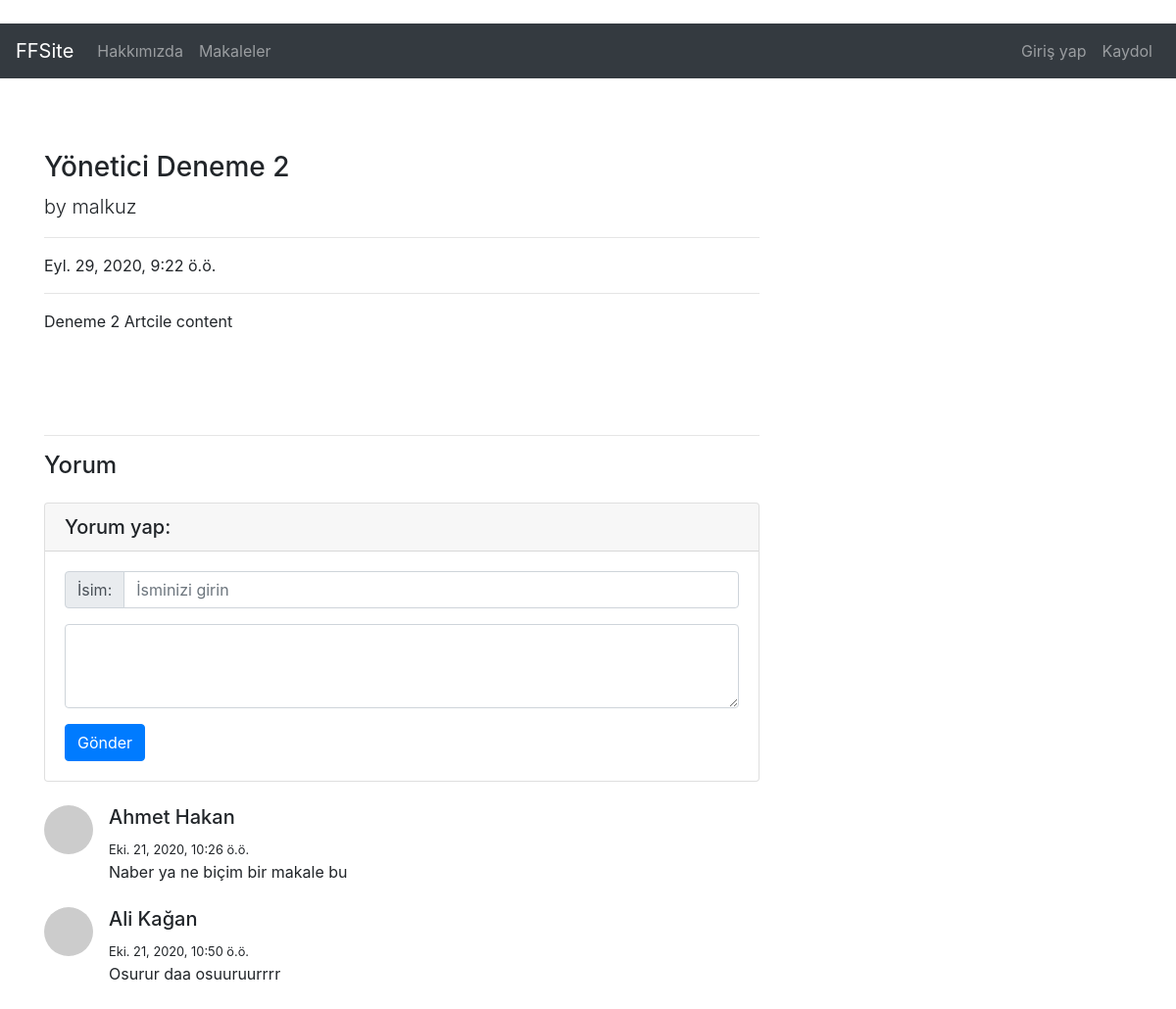
Page /articles/view/2 on the committed database.
### article/models.py (models this page shows, shortened)
class Article(models.Model):
    author = models.ForeignKey("auth.User",verbose_name="Yazar", on_delete = models.CASCADE)
    title = models.CharField(max_length=60, verbose_name="Başlık")
    content = RichTextField(verbose_name="İçerik")
    creation_date = models.DateTimeField(auto_now_add=True, verbose_name="Oluşturma tarihi")
    article_image = models.FileField(blank = True, null = True, verbose_name="Makaleye fotoğraf ekleyin.")

class Comment(models.Model):
    article = models.ForeignKey(Article, on_delete = models.CASCADE, verbose_name="Makale", related_name="comments")
    comment_author = models.CharField(max_length=50,verbose_name="İsim")
    comment_content = models.CharField(max_length=200,verbose_name="Yorum")
    comment_date = models.DateTimeField(auto_now_add=True)

### article/views.py (the view)
# urls.py: path("view/<int:id>", views.viewArticle),
def viewArticle(request, id):
    article = get_object_or_404(Article, id=id)
    comments = article.comments.all()
    return render(request,"viewArticle.html", {"article":article, "comments":comments})

### templates/viewArticle.html (shortened to what this page needs)
{% extends "layout.html" %}
{% block body %}
<div class="row">
      <div class="col-lg-8">
        <h3 class="mt-4">{{article.title}}</h3>
        <p class="lead">
          by
          {{article.author}}
        </p>
        <hr>
        <p>{{article.creation_date}}</p>
        <hr>
        <p>{{article.content|safe}}</p>
        <br>
        <br>
        <br>
        <hr>
        <h4>Yorum</h4>
        <div class="card my-4">
          <h5 class="card-header">Yorum yap:</h5>
          <div class="card-body">
            <form method="POST" action="/articles/comment/{{article.id}}">
              <div class="input-group mb-3">
                <div class="input-group-prepend">
                  <span class="input-group-text" id="basic-addon1">İsim:</span>
                </div>
              <input type="text" class="form-control" placeholder="İsminizi girin" aria-label="Username" aria-describedby="basic-addon1" name="comment_author">
              </div>
              <div class="form-group">
                <textarea name="comment_content" class="form-control" rows="3"></textarea>
              </div>
              <button type="submit" class="btn btn-primary">Gönder</button>
            </form>
          </div>
        </div>
        {% if comments %}
          {% for comment in comments %}
          <div class="media mb-4">
          <img class="d-flex mr-3 rounded-circle" src="http://placehold.it/50x50" alt="">
          <div class="media-body">
            <h5 class="mt-0">{{comment.comment_author}}</h5>
            <small>{{comment.comment_date}}</small> <br>
            {{comment.comment_content}}
          </div>
        </div>
          {% endfor %}
        {% else %}
        <div class="alert alert-info">Bu makaleye hiç yorum yapılmamış. İlk yorum yapan siz olun!</div>
        {% endif %}
      </div>
</div>
{% endblock body %}

### rows in the picture
Article: title "Yönetici Deneme 2", author "malkuz", creation_date "Eyl. 29, 2020, 9:22 ö.ö.", content "Deneme 2 Artcile content"
Comment: comment_author "Ahmet Hakan", comment_date "Eki. 21, 2020, 10:26 ö.ö.", comment_content "Naber ya ne biçim bir makale bu"
Comment: comment_author "Ali Kağan", comment_date "Eki. 21, 2020, 10:50 ö.ö.", comment_content "Osurur daa osuuruurrrr"
